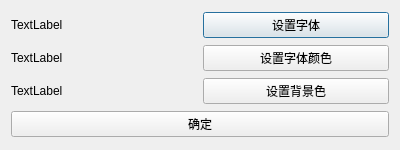
<?xml version="1.0" encoding="UTF-8"?>
<ui version="4.0">
 <class>fontDlg</class>
 <widget class="QDialog" name="fontDlg">
  <property name="geometry">
   <rect>
    <x>0</x>
    <y>0</y>
    <width>400</width>
    <height>150</height>
   </rect>
  </property>
  <property name="sizePolicy">
   <sizepolicy hsizetype="Preferred" vsizetype="Preferred">
    <horstretch>0</horstretch>
    <verstretch>0</verstretch>
   </sizepolicy>
  </property>
  <property name="minimumSize">
   <size>
    <width>400</width>
    <height>150</height>
   </size>
  </property>
  <property name="maximumSize">
   <size>
    <width>400</width>
    <height>150</height>
   </size>
  </property>
  <property name="windowTitle">
   <string>Dialog</string>
  </property>
  <layout class="QVBoxLayout" name="verticalLayout">
   <item>
    <layout class="QHBoxLayout" name="horizontalLayout">
     <item>
      <widget class="QLabel" name="label">
       <property name="text">
        <string>TextLabel</string>
       </property>
      </widget>
     </item>
     <item>
      <widget class="QPushButton" name="pushButton">
       <property name="text">
        <string>设置字体</string>
       </property>
      </widget>
     </item>
    </layout>
   </item>
   <item>
    <layout class="QHBoxLayout" name="horizontalLayout_2">
     <item>
      <widget class="QLabel" name="label_2">
       <property name="text">
        <string>TextLabel</string>
       </property>
      </widget>
     </item>
     <item>
      <widget class="QPushButton" name="pushButton_2">
       <property name="text">
        <string>设置字体颜色</string>
       </property>
      </widget>
     </item>
    </layout>
   </item>
   <item>
    <layout class="QHBoxLayout" name="horizontalLayout_3">
     <item>
      <widget class="QLabel" name="label_3">
       <property name="text">
        <string>TextLabel</string>
       </property>
      </widget>
     </item>
     <item>
      <widget class="QPushButton" name="pushButton_3">
       <property name="text">
        <string>设置背景色</string>
       </property>
      </widget>
     </item>
    </layout>
   </item>
   <item>
    <widget class="QPushButton" name="pushButton_4">
     <property name="text">
      <string>确定</string>
     </property>
    </widget>
   </item>
  </layout>
 </widget>
 <resources/>
 <connections/>
</ui>
